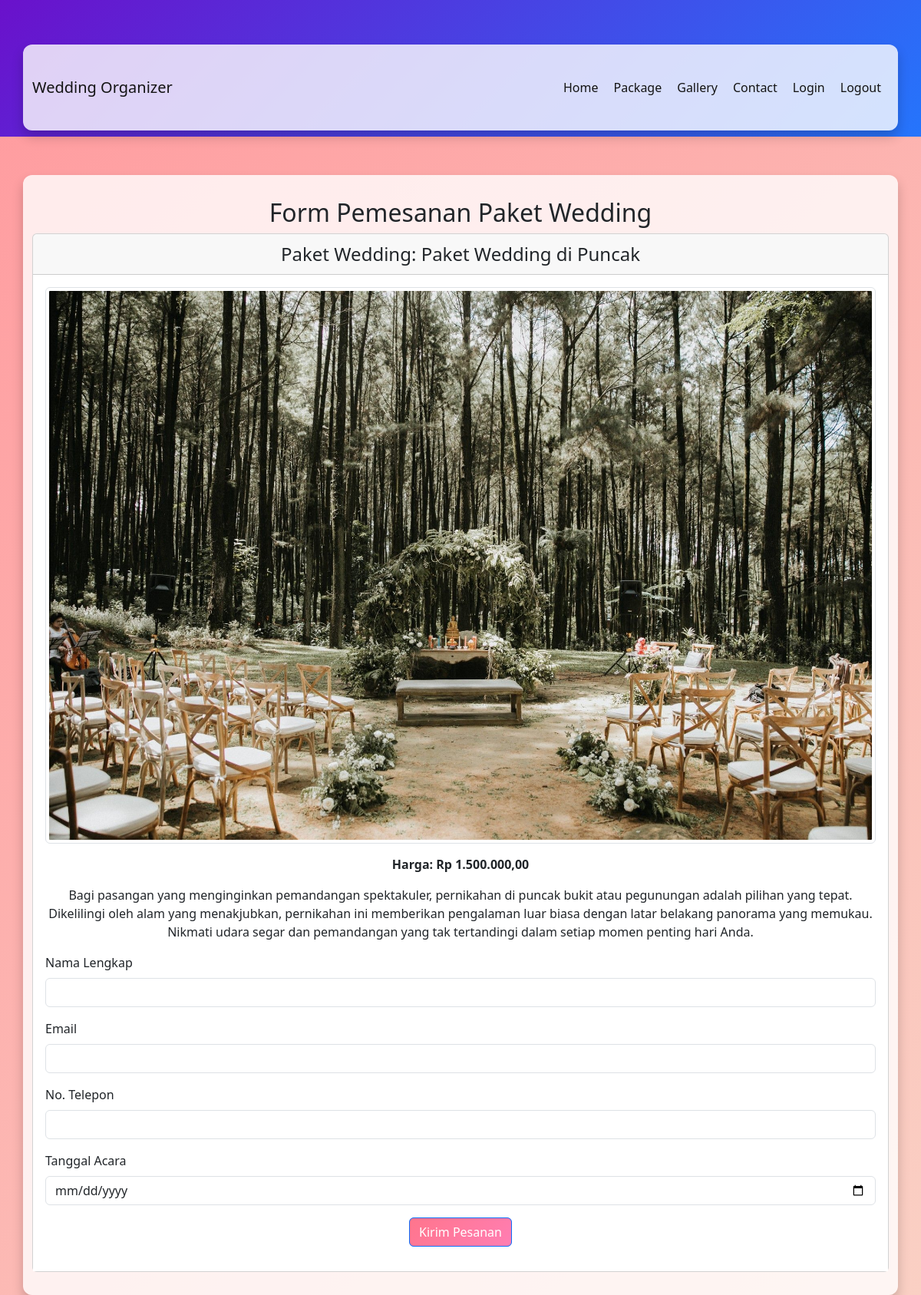
The page /pages/order_form.php?package_id=7 on the database its author committed.
### tables this page shows
CREATE TABLE `packages` (
  `id` int(11) NOT NULL,
  `name` varchar(100) NOT NULL,
  `description` text NOT NULL,
  `price` decimal(10,2) NOT NULL,
  `image` varchar(255) DEFAULT NULL,
  `created_at` timestamp NOT NULL DEFAULT current_timestamp()
);

### pages/order_form.php (the view, shortened to what this page needs)
<?php
include '../config/database.php';
if (isset($_GET['package_id'])) {
    $package_id = $_GET['package_id'];
    $query = "SELECT * FROM packages WHERE id = $package_id";
    $result = mysqli_query($conn, $query);
    if ($result) {
        $package = mysqli_fetch_assoc($result);
    } else {
        echo "Paket tidak ditemukan.";
        exit;
    }
} else {
    echo "Package ID tidak ditemukan.";
    exit;
}
?>
<!DOCTYPE html>
<html lang="en">
<head>
    <link href="https://cdn.jsdelivr.net/npm/bootstrap@5.3.3/dist/css/bootstrap.min.css" rel="stylesheet" />
</head>
<body>
    <?php include '../includes/navbar.php'; ?>
    <div class="container">
        <h2 class="text-center">Form Pemesanan Paket Wedding</h2>
        <div class="card">
            <div class="card-header">
                Paket Wedding: <?php echo htmlspecialchars($package['name']); ?>
            </div>
            <div class="card-body">
                <div class="text-center">
                    <img src="../uploads/galeri/<?php echo $package['image']; ?>" class="img-fluid img-thumbnail" alt="Paket Image">
                    <p><strong>Harga: Rp <?php echo number_format($package['price'], 2, ',', '.'); ?></strong></p>
                    <p><?php echo htmlspecialchars($package['description']); ?></p>
                </div>
                <form action="submit_order.php" method="POST">
                    <div class="mb-3">
                        <label for="name" class="form-label">Nama Lengkap</label>
                        <input type="text" class="form-control" id="name" name="name" required>
                    </div>
                    <div class="mb-3">
                        <label for="email" class="form-label">Email</label>
                        <input type="email" class="form-control" id="email" name="email" required>
                    </div>
                    <div class="mb-3">
                        <label for="phone" class="form-label">No. Telepon</label>
                        <input type="text" class="form-control" id="phone" name="phone" required>
                    </div>
                    <div class="mb-3">
                        <label for="event_date" class="form-label">Tanggal Acara</label>
                        <input type="date" class="form-control" id="event_date" name="event_date" required>
                    </div>
                    <div class="mb-3 text-center">
                        <button type="submit" class="btn btn-primary">Kirim Pesanan</button>
                    </div>
                </form>
            </div>
        </div>
    </div>
</body>
</html>

### pages/order_form.php (style rules this page uses)
body { background: linear-gradient(135deg, #ff9a9e, #fad0c4); font-family: Arial, sans-serif; color: #333333; }
.container { background: rgba(255, 255, 255, 0.8); padding: 30px; border-radius: 12px; box-shadow: 0 8px 15px rgba(0, 0, 0, 0.2); margin-top: 50px; }
.card-header { background-color: #ff758c; color: white; text-align: center; font-size: 1.5rem; border-radius: 12px 12px 0 0; }
.card-body { background-color: #fff; }
.btn-primary { background: linear-gradient(135deg, #ff758c, #ff7eb3); border: none; border-radius: 50px; }
h2 { color: #333333; margin-bottom: 30px; }
.img-thumbnail { border-radius: 12px; margin-bottom: 15px; }

### rows shown on the page
packages: name "Paket Wedding di Puncak", image (picture), price "1.500.000,00", description "Bagi pasangan yang menginginkan pemandangan spektakuler, pernikahan di puncak bukit atau pegunungan adalah pilihan yang tepat. Dikelilingi oleh alam yang menakjubkan, pernikahan ini memberikan pengalaman luar biasa dengan latar belakang panorama yang memukau. Nikmati udara segar dan pemandangan yang tak tertandingi dalam setiap momen penting hari Anda."
